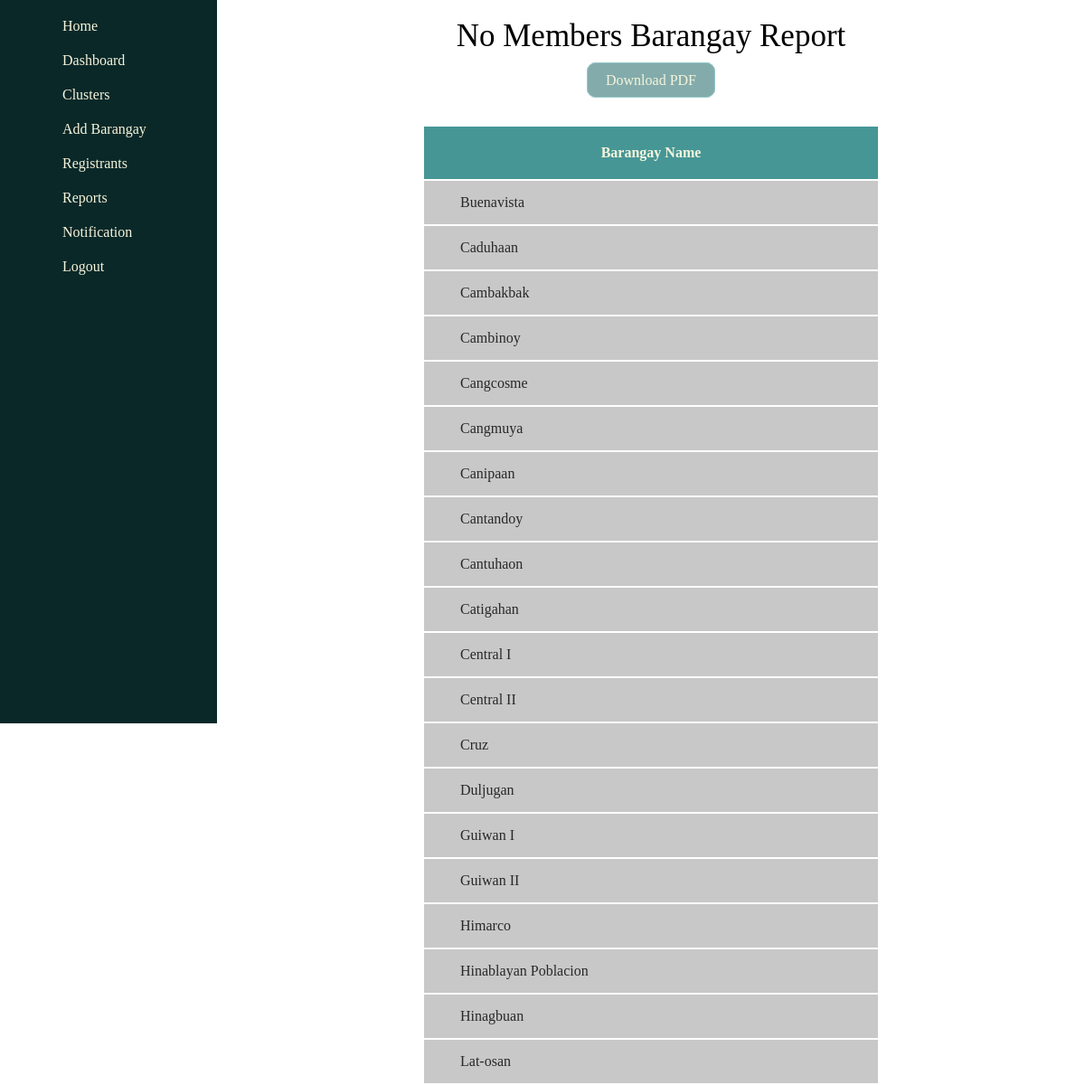
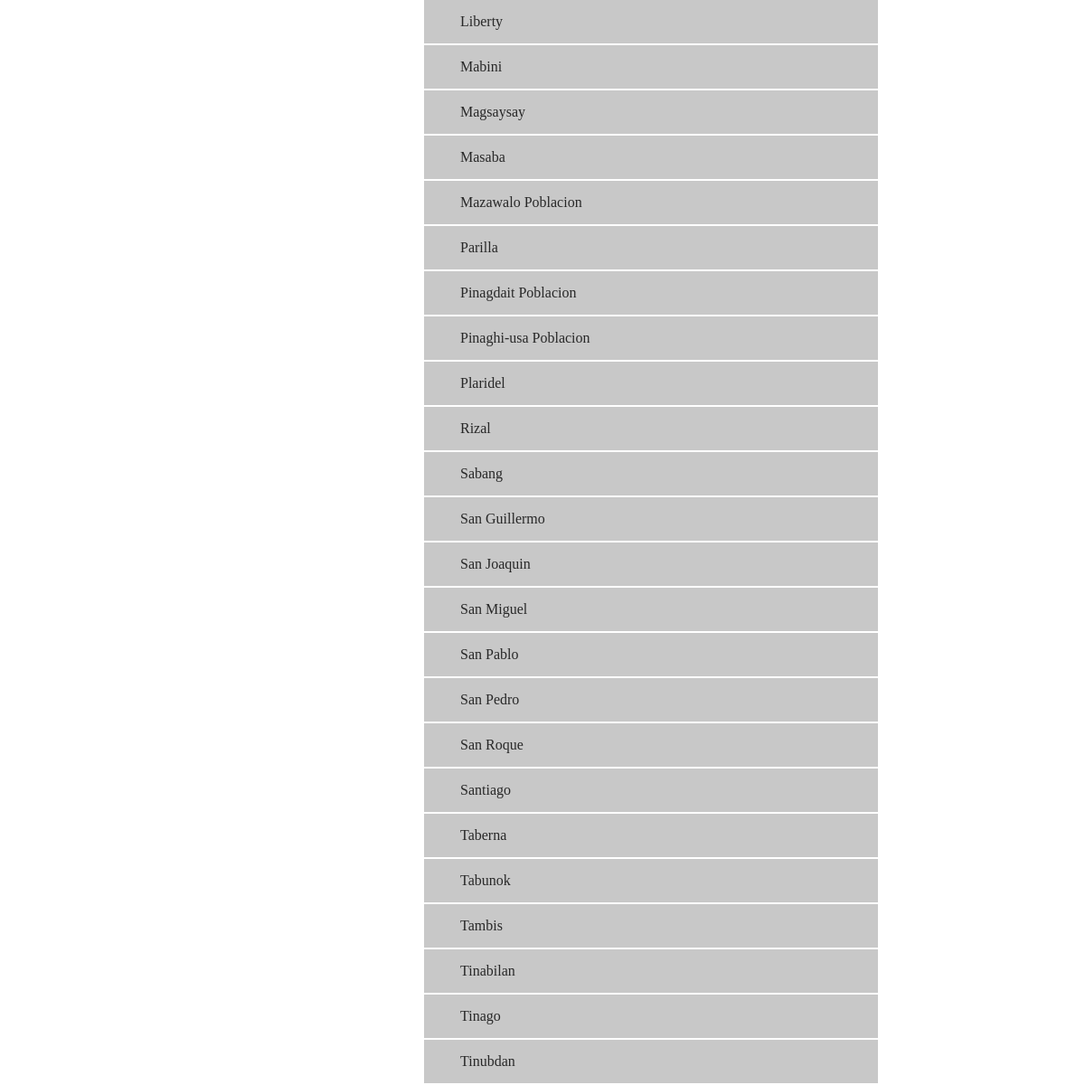
Page /report/no-member-brgys/ (signed in) on the committed database (2 pictures, top to bottom).
### management/models.py (models this page shows, shortened)
class Barangay(models.Model):
    brgy_name = models.CharField(max_length=255)
    brgy_voter_population = models.IntegerField(blank=True, null=True)
    lat = models.FloatField(blank=True, null=True)
    long = models.FloatField(blank=True, null=True)
    class Meta:
        ordering = ['brgy_name']

### management/decorators.py (the view)
        def wrapper_func(request, *args, **kwargs):
            groups = request.user.groups.all().values_list('name', flat=True)
            if any(group in allowed_roles for group in groups) or 'Admin' in groups:
                return view_func(request, *args, **kwargs)
            else:
                rendered_template = render(request, 'forbidden_template.html', {'variable': 'value'})
                response = HttpResponseForbidden(rendered_template)
                return response

### management/views.py (called while the page is built)
@login_required(login_url='login')
@allowed_users(allowed_roles=['Admin'])
def no_member_barangays(request):
    member_brgys = Individual.objects.values('brgy__brgy_name').distinct()
    brgys = [brgy['brgy__brgy_name'] for brgy in member_brgys]
    no_member_brgy_list = {}
    brgys_for_members = Barangay.objects.all()
    for no_mem_brgy in brgys_for_members:
        brgy = no_mem_brgy.brgy_name
        if brgy not in brgys:
            no_member_brgy_list[brgy] = brgy
    return render(request, 'no_member_brgy.html', {
        'member_brgys': member_brgys,
        'brgys': brgys,
        'no_member_brgy_list': no_member_brgy_list,
    })

### management/templates/no_member_brgy.html
{% extends 'base.html' %}
{% load static %}
{% block content %}
    <section class="no-member-brgy-utmost-container-section">
        <div class="no-member-brgy-title-header-div">
            No Members Barangay Report
        </div>
        <div class="no-member-brgy-download-pdf-function-container">
            <a class="no-member-brgy-download-pdf" href="{% url 'no-member-brgys-pdf' %}">Download PDF</a>
        </div>
        <div class="no-member-brgy-table-container-div">
            <table class="no-member-brgys-table">
                <tr class="no-member-brgys-table-row">
                    <th class="no-member-brgys-table-head">Barangay Name</th>
                </tr>
                {% for brgy, no_mem_brgy in no_member_brgy_list.items %}
                    <tr class="no-member-brgys-table-row">
                        <td class="no-member-brgys-table-data">
                            <a class="no-member-brgys-table-link" href="{% url 'member-brgy' brgy %}">{{ brgy }}</a>
                        </td>
                    </tr>
                {% empty %}
                    <tr class="no-member-brgys-table-row">
                        <td class="no-member-brgys-table-data">All Barangays have members</td>
                    </tr>
                {% endfor %}
            </table>
        </div>
    </section>
{% endblock %}

### management/static/styles.css (style rules this page uses)
html { scroll-behavior:smooth; }
body { margin: 0px; }

### management/static/no-member-brgy.css (style rules this page uses)
.no-member-brgys-table { font-family: 'montserrat'; }
.no-member-brgys-table-head { background-color: rgb(70, 150, 150); width: 500px; padding-top: 20px; padding-bottom: 20px; color: beige; }
.no-member-brgys-table-data { background-color: rgb(200, 200, 200); padding-left: 40px; padding-top: 15px; padding-bottom: 15px; }
.no-member-brgys-table-link { color: rgb(40, 40, 40); text-decoration: none; }
.no-member-brgy-title-header-div { text-align: center; font-size: 35px; font-family: 'Montserrat'; margin: 20px; }
.no-member-brgy-table-container-div { margin: auto; width: fit-content; margin-top: 40px; border-radius: 10px; }
.no-member-brgy-download-pdf-function-container { text-align: center; }
.no-member-brgy-download-pdf { background-color: rgba(100, 150, 150, 0.8); font-family: 'Montserrat'; color: beige; text-decoration: none; padding-top:10px; padding-bottom: 10px; padding-right: 20px; padding-left: 20px; border-radius: 10px; border: solid 1px rgb(150, 200, 200); }

### rows in the picture
Barangay: no_member_brgy_list "Buenavista"
Barangay: no_member_brgy_list "Caduhaan"
Barangay: no_member_brgy_list "Cambakbak"
Barangay: no_member_brgy_list "Cambinoy"
Barangay: no_member_brgy_list "Cangcosme"
Barangay: no_member_brgy_list "Cangmuya"
Barangay: no_member_brgy_list "Canipaan"
Barangay: no_member_brgy_list "Cantandoy"
Barangay: no_member_brgy_list "Cantuhaon"
Barangay: no_member_brgy_list "Catigahan"
Barangay: no_member_brgy_list "Central I"
Barangay: no_member_brgy_list "Central II"
Barangay: no_member_brgy_list "Cruz"
Barangay: no_member_brgy_list "Duljugan"
Barangay: no_member_brgy_list "Guiwan I"
Barangay: no_member_brgy_list "Guiwan II"
Barangay: no_member_brgy_list "Himarco"
Barangay: no_member_brgy_list "Hinablayan Poblacion"
Barangay: no_member_brgy_list "Hinagbuan"
Barangay: no_member_brgy_list "Lat‑osan"
Barangay: no_member_brgy_list "Liberty"
Barangay: no_member_brgy_list "Mabini"
Barangay: no_member_brgy_list "Magsaysay"
Barangay: no_member_brgy_list "Masaba"
Barangay: no_member_brgy_list "Mazawalo Poblacion"
Barangay: no_member_brgy_list "Parilla"
Barangay: no_member_brgy_list "Pinagdait Poblacion"
Barangay: no_member_brgy_list "Pinaghi‑usa Poblacion"
Barangay: no_member_brgy_list "Plaridel"
Barangay: no_member_brgy_list "Rizal"
Barangay: no_member_brgy_list "Sabang"
Barangay: no_member_brgy_list "San Guillermo"
Barangay: no_member_brgy_list "San Joaquin"
Barangay: no_member_brgy_list "San Miguel"
Barangay: no_member_brgy_list "San Pablo"
Barangay: no_member_brgy_list "San Pedro"
Barangay: no_member_brgy_list "San Roque"
Barangay: no_member_brgy_list "Santiago"
Barangay: no_member_brgy_list "Taberna"
Barangay: no_member_brgy_list "Tabunok"
Barangay: no_member_brgy_list "Tambis"
Barangay: no_member_brgy_list "Tinabilan"
Barangay: no_member_brgy_list "Tinago"
Barangay: no_member_brgy_list "Tinubdan"
